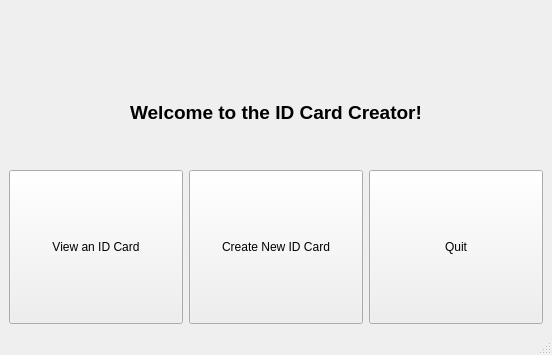
<?xml version="1.0" encoding="UTF-8"?>
<ui version="4.0">
 <class>MainWindow</class>
 <widget class="QMainWindow" name="MainWindow">
  <property name="geometry">
   <rect>
    <x>0</x>
    <y>0</y>
    <width>552</width>
    <height>355</height>
   </rect>
  </property>
  <property name="windowTitle">
   <string>MainWindow</string>
  </property>
  <widget class="QWidget" name="centralwidget">
   <layout class="QVBoxLayout" name="verticalLayout_2">
    <item>
     <layout class="QVBoxLayout" name="verticalLayout">
      <item>
       <layout class="QHBoxLayout" name="horizontalLayout_2">
        <item>
         <spacer name="horizontalSpacer">
          <property name="orientation">
           <enum>Qt::Orientation::Horizontal</enum>
          </property>
          <property name="sizeHint" stdset="0">
           <size>
            <width>40</width>
            <height>20</height>
           </size>
          </property>
         </spacer>
        </item>
        <item>
         <widget class="QLabel" name="label_logo">
          <property name="text">
           <string/>
          </property>
         </widget>
        </item>
        <item>
         <spacer name="horizontalSpacer_2">
          <property name="orientation">
           <enum>Qt::Orientation::Horizontal</enum>
          </property>
          <property name="sizeHint" stdset="0">
           <size>
            <width>40</width>
            <height>20</height>
           </size>
          </property>
         </spacer>
        </item>
       </layout>
      </item>
      <item>
       <widget class="QLabel" name="label_welcome">
        <property name="font">
         <font>
          <pointsize>14</pointsize>
          <bold>true</bold>
         </font>
        </property>
        <property name="text">
         <string>Welcome to the ID Card Creator!</string>
        </property>
        <property name="alignment">
         <set>Qt::AlignmentFlag::AlignCenter</set>
        </property>
       </widget>
      </item>
      <item>
       <spacer name="horizontalSpacer_3">
        <property name="orientation">
         <enum>Qt::Orientation::Horizontal</enum>
        </property>
        <property name="sizeHint" stdset="0">
         <size>
          <width>40</width>
          <height>20</height>
         </size>
        </property>
       </spacer>
      </item>
     </layout>
    </item>
    <item>
     <layout class="QHBoxLayout" name="horizontalLayout">
      <item>
       <widget class="QPushButton" name="pushButton_viewCard">
        <property name="sizePolicy">
         <sizepolicy hsizetype="Minimum" vsizetype="Preferred">
          <horstretch>0</horstretch>
          <verstretch>0</verstretch>
         </sizepolicy>
        </property>
        <property name="text">
         <string>View an ID Card</string>
        </property>
       </widget>
      </item>
      <item>
       <widget class="QPushButton" name="pushButton_createMain">
        <property name="sizePolicy">
         <sizepolicy hsizetype="Minimum" vsizetype="Preferred">
          <horstretch>0</horstretch>
          <verstretch>0</verstretch>
         </sizepolicy>
        </property>
        <property name="text">
         <string>Create New ID Card</string>
        </property>
       </widget>
      </item>
      <item>
       <widget class="QPushButton" name="pushButton_quitMain">
        <property name="sizePolicy">
         <sizepolicy hsizetype="Minimum" vsizetype="Preferred">
          <horstretch>0</horstretch>
          <verstretch>0</verstretch>
         </sizepolicy>
        </property>
        <property name="text">
         <string>Quit</string>
        </property>
       </widget>
      </item>
     </layout>
    </item>
   </layout>
  </widget>
  <widget class="QMenuBar" name="menubar">
   <property name="geometry">
    <rect>
     <x>0</x>
     <y>0</y>
     <width>552</width>
     <height>25</height>
    </rect>
   </property>
  </widget>
  <widget class="QStatusBar" name="statusbar"/>
 </widget>
 <resources/>
 <connections/>
</ui>
